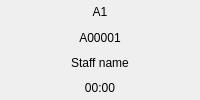
       <widget class="QWidget" name="wOrderInfo" native="true">
        <property name="cursor">
         <cursorShape>PointingHandCursor</cursorShape>
        </property>
        <property name="focusPolicy">
         <enum>Qt::FocusPolicy::NoFocus</enum>
        </property>
        <layout class="QVBoxLayout" name="vlOrderInfo">
         <property name="spacing">
          <number>1</number>
         </property>
         <property name="leftMargin">
          <number>0</number>
         </property>
         <property name="topMargin">
          <number>0</number>
         </property>
         <property name="rightMargin">
          <number>0</number>
         </property>
         <property name="bottomMargin">
          <number>0</number>
         </property>
         <item>
          <widget class="QLabel" name="lbTableName">
           <property name="cursor">
            <cursorShape>PointingHandCursor</cursorShape>
           </property>
           <property name="focusPolicy">
            <enum>Qt::FocusPolicy::NoFocus</enum>
           </property>
           <property name="text">
            <string>A1</string>
           </property>
           <property name="alignment">
            <set>Qt::AlignmentFlag::AlignCenter</set>
           </property>
           <property name="wordWrap">
            <bool>true</bool>
           </property>
          </widget>
         </item>
         <item>
          <widget class="QLabel" name="lbOrderNumber">
           <property name="cursor">
            <cursorShape>PointingHandCursor</cursorShape>
           </property>
           <property name="focusPolicy">
            <enum>Qt::FocusPolicy::NoFocus</enum>
           </property>
           <property name="text">
            <string>A00001</string>
           </property>
           <property name="alignment">
            <set>Qt::AlignmentFlag::AlignCenter</set>
           </property>
           <property name="wordWrap">
            <bool>true</bool>
           </property>
          </widget>
         </item>
         <item>
          <widget class="QLabel" name="lbStaff">
           <property name="cursor">
            <cursorShape>PointingHandCursor</cursorShape>
           </property>
           <property name="focusPolicy">
            <enum>Qt::FocusPolicy::NoFocus</enum>
           </property>
           <property name="text">
            <string>Staff name</string>
           </property>
           <property name="alignment">
            <set>Qt::AlignmentFlag::AlignCenter</set>
           </property>
           <property name="wordWrap">
            <bool>true</bool>
           </property>
          </widget>
         </item>
         <item>
          <widget class="QLabel" name="lbTime">
           <property name="cursor">
            <cursorShape>PointingHandCursor</cursorShape>
           </property>
           <property name="focusPolicy">
            <enum>Qt::FocusPolicy::NoFocus</enum>
           </property>
           <property name="text">
            <string>00:00</string>
           </property>
           <property name="alignment">
            <set>Qt::AlignmentFlag::AlignCenter</set>
           </property>
          </widget>
         </item>
        </layout>
       </widget>
